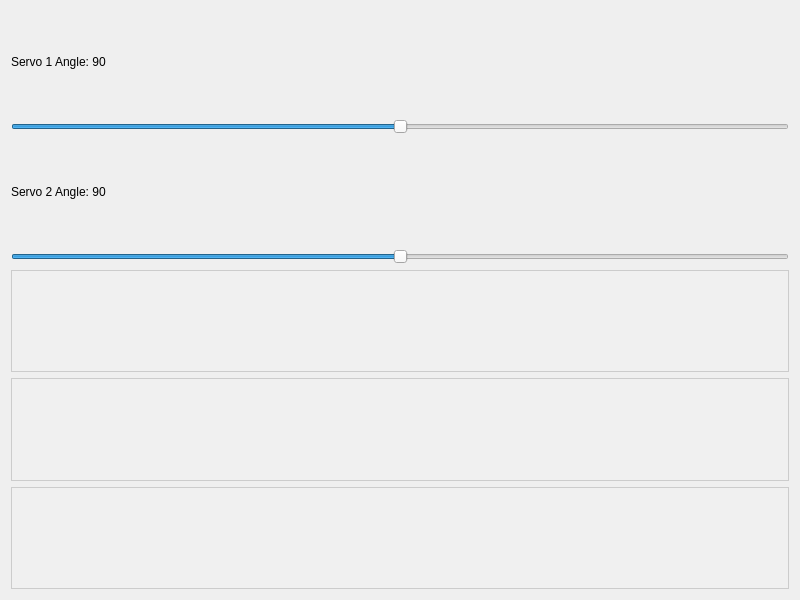
<?xml version="1.0" encoding="UTF-8"?>
<ui version="4.0">
 <class>QtServoControl</class>
 <widget class="QWidget" name="QtServoControl">
  <property name="geometry">
   <rect>
    <x>0</x>
    <y>0</y>
    <width>800</width>
    <height>600</height>
   </rect>
  </property>
  <layout class="QVBoxLayout" name="verticalLayout">
   <item>
    <widget class="QLabel" name="label1">
     <property name="text">
      <string>Servo 1 Angle: 90</string>
     </property>
    </widget>
   </item>
   <item>
    <widget class="QSlider" name="slider1">
     <property name="orientation">
      <enum>Qt::Horizontal</enum>
     </property>
     <property name="minimum">
      <number>0</number>
     </property>
     <property name="maximum">
      <number>180</number>
     </property>
     <property name="value">
      <number>90</number>
     </property>
    </widget>
   </item>
   <item>
    <widget class="QLabel" name="label2">
     <property name="text">
      <string>Servo 2 Angle: 90</string>
     </property>
    </widget>
   </item>
   <item>
    <widget class="QSlider" name="slider2">
     <property name="orientation">
      <enum>Qt::Horizontal</enum>
     </property>
     <property name="minimum">
      <number>0</number>
     </property>
     <property name="maximum">
      <number>180</number>
     </property>
     <property name="value">
      <number>90</number>
     </property>
    </widget>
   </item>
   <item>
    <widget class="QWidget" name="positionChartPlaceholder">
     <property name="minimumHeight">
      <number>150</number>
     </property>
     <property name="styleSheet">
      <string>background-color: #f0f0f0; border: 1px solid #ccc;</string>
     </property>
     <property name="toolTip">
      <string>Position Chart Placeholder</string>
     </property>
    </widget>
   </item>
   <item>
    <widget class="QWidget" name="speedChartPlaceholder">
     <property name="minimumHeight">
      <number>150</number>
     </property>
     <property name="styleSheet">
      <string>background-color: #f0f0f0; border: 1px solid #ccc;</string>
     </property>
     <property name="toolTip">
      <string>Speed Chart Placeholder</string>
     </property>
    </widget>
   </item>
   <item>
    <widget class="QWidget" name="currentChartPlaceholder">
     <property name="minimumHeight">
      <number>150</number>
     </property>
     <property name="styleSheet">
      <string>background-color: #f0f0f0; border: 1px solid #ccc;</string>
     </property>
     <property name="toolTip">
      <string>Current Chart Placeholder</string>
     </property>
    </widget>
   </item>
  </layout>
 </widget>
 <resources/>
 <connections/>
</ui>
